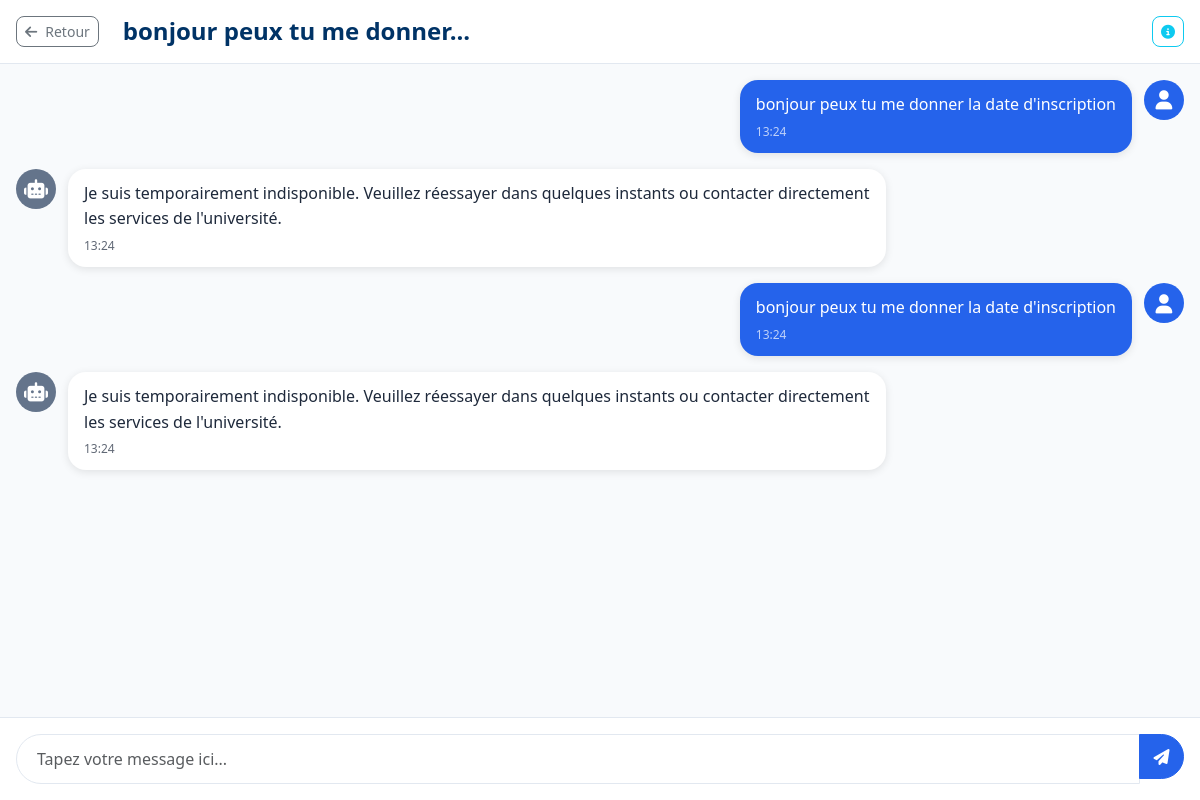
The page /chat/2 (signed in) on the database its author committed.
### models.py (models this page shows)
class Conversation(db.Model):
    __tablename__ = 'conversations'
    id = db.Column(db.Integer, primary_key=True)
    title = db.Column(db.String(200), nullable=False, default="Nouvelle conversation")
    user_id = db.Column(db.Integer, db.ForeignKey('users.id'), nullable=False)
    created_at = db.Column(db.DateTime, default=datetime.utcnow)
    updated_at = db.Column(db.DateTime, default=datetime.utcnow, onupdate=datetime.utcnow)
    messages = db.relationship('Message', backref='conversation', lazy=True, cascade='all, delete-orphan')

class Message(db.Model):
    __tablename__ = 'messages'
    id = db.Column(db.Integer, primary_key=True)
    content = db.Column(db.Text, nullable=False)
    is_user = db.Column(db.Boolean, nullable=False)  # True if message is from user, False if from bot
    conversation_id = db.Column(db.Integer, db.ForeignKey('conversations.id'), nullable=False)
    timestamp = db.Column(db.DateTime, default=datetime.utcnow)

### routes.py (the view)
@app.route('/chat')
@app.route('/chat/<int:conversation_id>')
def chat(conversation_id=None):
    if 'user_id' not in session:
        return redirect(url_for('auth'))
    user = User.query.get(session['user_id'])
    if not user:
        session.clear()
        return redirect(url_for('auth'))
    conversation = None
    messages = []
    if conversation_id:
        conversation = Conversation.query.filter_by(id=conversation_id, user_id=user.id).first()
        if conversation:
            messages = Message.query.filter_by(conversation_id=conversation.id).order_by(Message.timestamp).all()
    return render_template('chat.html', user=user, conversation=conversation, messages=messages)

### templates/chat.html (shortened to what this page needs)
{% extends "base.html" %}
{% block content %}
<div class="chat-container">
    <div class="chat-header">
        <div class="container-fluid">
            <div class="row align-items-center">
                <div class="col-auto">
                    <a href="{{ url_for('home') }}" class="btn btn-outline-secondary btn-sm">
                        <i class="fas fa-arrow-left me-2"></i>Retour
                    </a>
                </div>
                <div class="col">
                    <h4 class="chat-title mb-0">
                        {% if conversation %}
                            {{ conversation.title }}
                        {% else %}
                            Nouvelle conversation
                        {% endif %}
                    </h4>
                </div>
                <div class="col-auto">
                    {% if conversation %}
                    <button class="btn btn-outline-info btn-sm" data-bs-toggle="modal" data-bs-target="#chatInfoModal">
                        <i class="fas fa-info-circle"></i>
                    </button>
                    {% endif %}
                </div>
            </div>
        </div>
    </div>
    <div class="chat-messages" id="chatMessages">
        <div class="container-fluid">
            {% for message in messages %}
            <div class="message {{ 'user-message' if message.is_user else 'bot-message' }}">
                <div class="message-content">
                    <div class="message-avatar">
                        {% if message.is_user %}
                            <i class="fas fa-user"></i>
                        {% else %}
                            <i class="fas fa-robot"></i>
                        {% endif %}
                    </div>
                    <div class="message-bubble">
                        <div class="message-text">{{ message.content }}</div>
                        <div class="message-time">{{ message.timestamp.strftime('%H:%M') }}</div>
                    </div>
                </div>
            </div>
            {% endfor %}
        </div>
    </div>
    <div class="chat-input">
        <div class="container-fluid">
            {% if conversation %}
            <form action="{{ url_for('send_message') }}" method="POST" class="chat-form">
                <div class="input-group">
                    <input type="text" class="form-control" name="message" id="messageInput"
                           placeholder="Tapez votre message ici..." autocomplete="off" required>
                    <button class="btn btn-primary" type="submit">
                        <i class="fas fa-paper-plane"></i>
                    </button>
                </div>
            </form>
            {% endif %}
        </div>
    </div>
</div>
{% endblock %}

### static/css/style.css (style rules this page uses)
:root { --primary-color: #2563eb; --secondary-color: #64748b; --success-color: #10b981; --danger-color: #ef4444; --warning-color: #f59e0b; --info-color: #06b6d4; --light-color: #f8fafc; --dark-color: #1e293b; --university-blue: #003366; --university-gold: #ffb300; }
body { font-family: 'Segoe UI', Tahoma, Geneva, Verdana, sans-serif; background-color: var(--light-color); color: var(--dark-color); line-height: 1.6; }
.container-fluid { padding-left: 1rem; padding-right: 1rem; }
.chat-container { height: 100vh; display: flex; flex-direction: column; background: var(--light-color); }
.chat-header { background: white; border-bottom: 1px solid #e2e8f0; padding: 1rem 0; flex-shrink: 0; }
.chat-title { color: var(--university-blue); font-weight: 600; }
.chat-messages { flex: 1; overflow-y: auto; padding: 1rem 0; background: #f8fafc; }
.message { margin-bottom: 1rem; }
.message-content { display: flex; align-items: flex-start; gap: 12px; }
.user-message .message-content { flex-direction: row-reverse; }
.message-avatar { width: 40px; height: 40px; border-radius: 50%; display: flex; align-items: center; justify-content: center; font-size: 1.2rem; flex-shrink: 0; }
.user-message .message-avatar { background: var(--primary-color); color: white; }
.bot-message .message-avatar { background: var(--secondary-color); color: white; }
.message-bubble { max-width: 70%; background: white; border-radius: 18px; padding: 12px 16px; box-shadow: 0 2px 8px rgba(0,0,0,0.1); }
.user-message .message-bubble { background: var(--primary-color); color: white; }
.message-text { margin-bottom: 4px; word-wrap: break-word; }
.message-time { font-size: 0.75rem; opacity: 0.7; }
.chat-input { background: white; border-top: 1px solid #e2e8f0; padding: 1rem 0; flex-shrink: 0; }
.chat-form .form-control { border-radius: 25px; padding: 12px 20px; border: 1px solid #e2e8f0; }
.chat-form .btn { border-radius: 50%; width: 45px; height: 45px; display: flex; align-items: center; justify-content: center; }
.message { animation: slideInUp 0.3s ease; }
.btn { border-radius: 8px; font-weight: 500; transition: all 0.3s ease; }
.btn-primary { background-color: var(--primary-color); border-color: var(--primary-color); }

### rows shown on the page
Conversation: title "bonjour peux tu me donner..."
Message: is_user True (drawn), content "bonjour peux tu me donner la date d'inscription", timestamp "13:24"
Message: is_user False (drawn), content "Je suis temporairement indisponible. Veuillez réessayer dans quelques instants ou contacter directement les services de l'université.", timestamp "13:24"
Message: is_user True (drawn), content "bonjour peux tu me donner la date d'inscription", timestamp "13:24"
Message: is_user False (drawn), content "Je suis temporairement indisponible. Veuillez réessayer dans quelques instants ou contacter directement les services de l'université.", timestamp "13:24"
